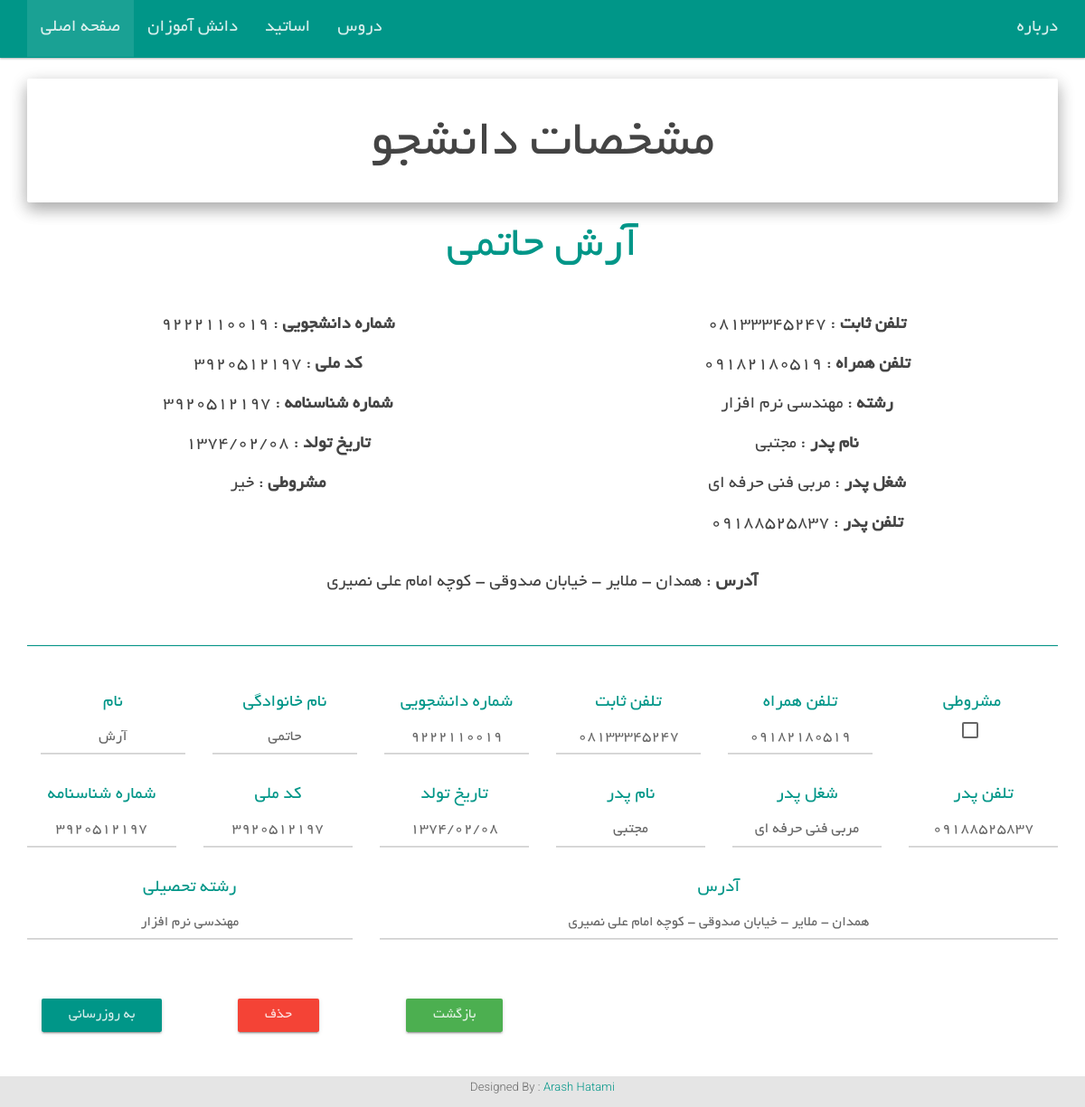
/students/4/, run on the app's committed database.
### school_manager/models.py (models this page shows, shortened)
class Student(models.Model):
	id = models.AutoField(primary_key=True)
	first_name = models.CharField("نام ", max_length=100,null=True)
	last_name = models.CharField("نام خانوادگی ",max_length=100,null=True)
	birthday = models.CharField("تاریخ تولد ",max_length=10,null=True)
	phone = models.CharField("تلفن ثابت ",max_length=20,null=True)
	mobile = models.CharField("تلفن همراه ",max_length=20,null=True)
	stno = models.CharField("شماره دانشجویی ",max_length=10,null=True)
	father_name = models.CharField("نام پدر ",max_length=100,null=True)
	father_job = models.CharField("شغل پدر ",max_length=100,null=True)
	father_phone = models.CharField("تلفن پدر ",max_length=20,null=True)
	id_code = models.CharField("شماره شناسنامه ",max_length=10,null=True)
	national_id = models.CharField("کد ملی ",max_length=10,null=True)
	address = models.CharField("آدرس ",max_length=200,null=True)
	study_field = models.CharField("رشته تحصیلی ",max_length=100,null=True)
	probation = models.BooleanField("مشروطی ",default=False)
	class Meta:
		ordering = ('id', 'first_name', 'last_name', 'stno', 'id_code', 'national_id', 'phone', 'mobile', 'father_name', 'father_phone', 'father_job', 'birthday', 'address', 'study_field', 'probation')

### school_manager/views.py (the view)
# urls.py: url(r'^students/(?P<student_id>[0-9]+)/$',views.StudentDetail,name='student_detail'),
def StudentDetail(request, student_id):
	list = get_object_or_404 ( Student, pk=student_id)
	return render(request, 'school_manager/students/student_detail.html', {'Student' : list})

### school_manager/templates/school_manager/students/student_detail.html (shortened to what this page needs)
{% load staticfiles %}
<!DOCTYPE html>
<html lang="en">
	<head>
		<link href="{% static "css/bootstrap.css" %}" rel="stylesheet">
		<link href="{% static "css/bootstrap-material-design.css" %}" rel="stylesheet">
		<link href="{% static "css/ripples.css" %}" rel="stylesheet">
		<link href="{% static "css/mine.css" %}" rel="stylesheet">
	</head>
	<body>
		<div class="navbar navbar-default">
			<div class="container-fluid">
				<div class="navbar-collapse collapse navbar-responsive-collapse">
					<ul class="nav navbar-nav">
						<li class="yekan-small active"><a href="{% url 'main' %}">صفحه اصلی</a></li>
						<li class="yekan-small"><a href="{% url 'student_index' %}">دانش آموزان</a></li>
						<li class="yekan-small"><a href="{% url 'teacher_index' %}">اساتید</a></li>
						<li class="yekan-small"><a href="{% url 'lesson_index' %}">دروس</a></li>
					</ul>
					<ul class="nav navbar-nav navbar-right">
						<li class="yekan-small"><a href="{% url 'about' %}">درباره</a></li>
					</ul>
				</div>
			</div>
		</div>
		<div class="container">
			<div class="jumbotron">
				<h1 style="text-align:center;" class="yekan-title">مشخصات دانشجو</h1>
			</div>
			<h1 style="text-align:center; color: #009688;" class="yekan-title">{{ Student.first_name }} {{ Student.last_name }}</h1></br>
			<div class="row">
				<div class="col-md-6" style="text-align=center;">
					<ul class="list-group">
						<li class="list-group-item" style="text-align:center;"><h4 class="yekan-small"><strong>شماره دانشجویی</strong> : {{ Student.stno }}</h4></li>
						<li class="list-group-item" style="text-align:center;"><h4 class="yekan-small"><strong>کد ملی</strong> : {{ Student.national_id }}</h4></li>
						<li class="list-group-item" style="text-align:center;"><h4 class="yekan-small"><strong>شماره شناسنامه</strong> : {{ Student.id_code }}</h4></li>
						<li class="list-group-item" style="text-align:center;"><h4 class="yekan-small"><strong>تاریخ تولد</strong> : {{ Student.birthday }}</h4></li>
						{% if Student.probation %}
							<li class="list-group-item" style="text-align:center;"><h4 class="yekan-small"><strong>مشروطی</strong> : بله</h4></li>
						{% else %}
							<li class="list-group-item" style="text-align:center;"><h4 class="yekan-small"><strong>مشروطی</strong> : خیر</h4></li>
						{% endif %}
					</ul>
				</div>
				<div class="col-md-6" style="text-align=center;">
					<ul class="list-group">
						<li class="list-group-item" style="text-align:center;"><h4 class="yekan-small"><strong>تلفن ثابت</strong> : {{ Student.phone }}</h4></li>
						<li class="list-group-item" style="text-align:center;"><h4 class="yekan-small"><strong>تلفن همراه</strong> : {{ Student.mobile }}</h4></li>
						<li class="list-group-item" style="text-align:center;"><h4 class="yekan-small"><strong>رشته</strong> : {{ Student.study_field }}</h4></li>
						<li class="list-group-item" style="text-align:center;"><h4 class="yekan-small"><strong>نام پدر</strong> : {{ Student.father_name }}</h4></li>
						<li class="list-group-item" style="text-align:center;"><h4 class="yekan-small"><strong>شغل پدر</strong> : {{ Student.father_job }}</h4></li>
						<li class="list-group-item" style="text-align:center;"><h4 class="yekan-small"><strong>تلفن پدر</strong> : {{ Student.father_phone }}</h4></li>
					</ul>
				</div>
			</div>
			<div class="row">
				<div class="col-md-12" style="text-align=center;">
					<ul class="list-group">
						<li class="list-group-item" style="text-align:center;"><h4 class="yekan-small"><strong>آدرس</strong> : {{ Student.address }}</h4></li>
					</ul>
				</div>
			</div>
			<hr class="divider">
			<form action="/students/{{ Student.id }}/update/" method="post" accept-charset="utf-8">
				<div class="form-vertical">
					<fieldset>
						<div class="col-md-2" style="text-align:center;">
							<label for="update_first_name"  class="yekan-small" style="text-align:center; color:#009688;">نام</label><br/>
							<input type="text" style="text-align:center;" class="form-control yekan-thin input-lg" name="update_first_name" id="update_first_name" value="{{ Student.first_name }}"/>
						</div>
						<div class="col-md-2" style="text-align:center;">
							<label for="update_last_name"  class="yekan-small" style="text-align:center; color:#009688;">نام خانوادگی</label><br/>
							<input type="text" style="text-align:center;" class="form-control yekan-thin input-lg" name="update_last_name" id="update_last_name" value="{{ Student.last_name }}" />
						</div>
						<div class="col-md-2" style="text-align:center;">
							<label for="update_stno"  class="yekan-small" style="text-align:center; color:#009688;">شماره دانشجویی</label><br/>
							<input type="text" style="text-align:center;" class="form-control yekan-thin input-lg" name="update_stno" id="update_stno" value="{{ Student.stno }}" />
						</div>
						<div class="col-md-2" style="text-align:center;">
							<label for="update_phone"  class="yekan-small" style="text-align:center; color:#009688;">تلفن ثابت</label><br/>
							<input type="text" style="text-align:center;" class="form-control yekan-thin input-lg" name="update_phone" id="update_phone" value="{{ Student.phone }}" />
						</div>
						<div class="col-md-2" style="text-align:center;">
							<label for="update_mobile"  class="yekan-small" style="text-align:center; color:#009688;">تلفن همراه</label><br/>
							<input type="text" style="text-align:center;" class="form-control yekan-thin input-lg" name="update_mobile" id="update_mobile" value="{{ Student.mobile }}"/>
						</div>
						<div class="col-md-2" style="text-align:center;">
							<label for="update_probation"  class="yekan-small" style="text-align:center; color:#009688;">مشروطی</label><br/>
							{% if Student.probation %}
								<input type="checkbox" name="update_probation" id="update_probation" value="{{ Student.probation }}" checked/>
							{% else %}
								<input type="checkbox" name="update_probation" id="update_probation" value="{{ Student.probation }}" unchecked/>
							{% endif %}
						</div>
					</fieldset>
				</div>
				<div class="row">
					<div class="col-md-2" style="text-align:center;">
						<label for="update_id_code"  class="yekan-small" style="text-align:center; color:#009688;">شماره شناسنامه</label><br/>
						<input type="text" style="text-align:center;" class="form-control yekan-thin input-lg" name="update_id_code" id="update_id_code" value="{{ Student.id_code }}"/>
					</div>
					<div class="col-md-2" style="text-align:center;">
						<label for="update_national_id"  class="yekan-small" style="text-align:center; color:#009688;">کد ملی</label><br/>
						<input type="text" style="text-align:center;" class="form-control yekan-thin input-lg" name="update_national_id" id="update_national_id" value="{{ Student.national_id }}"/>
					</div>
					<div class="col-md-2" style="text-align:center;">
						<label for="update_birthday"  class="yekan-small" style="text-align:center; color:#009688;">تاریخ تولد</label><br/>
						<input type="text" style="text-align:center;" class="form-control yekan-thin input-lg" name="update_birthday" id="update_birthday" value="{{ Student.birthday }}"/>
					</div>
					<div class="col-md-2" style="text-align:center;">
						<label for="update_father_name"  class="yekan-small" style="text-align:center; color:#009688;">نام پدر</label><br/>
						<input type="text" style="text-align:center;" class="form-control yekan-thin input-lg" name="update_father_name" id="update_father_name" value="{{ Student.father_name }}"/>
					</div>
					<div class="col-md-2" style="text-align:center;">
						<label for="update_father_job"  class="yekan-small" style="text-align:center; color:#009688;">شغل پدر</label><br/>
						<input type="text" style="text-align:center;" class="form-control yekan-thin input-lg" name="update_father_job" id="update_father_job" value="{{ Student.father_job }}"/>
					</div>
					<div class="col-md-2" style="text-align:center;">
						<label for="update_father_phone"  class="yekan-small" style="text-align:center; color:#009688;">تلفن پدر</label><br/>
						<input type="text" style="text-align:center;" class="form-control yekan-thin input-lg" name="update_father_phone" id="update_father_phone" value="{{ Student.father_phone }}"/>
					</div>
				</div>
				<div class="row">
					<div class="col-md-4" style="text-align:center;">
						<label for="update_study_field"  class="yekan-small" style="text-align:center; color:#009688;">رشته تحصیلی</label><br/>
						<input type="text" style="text-align:center;" class="form-control yekan-thin" name="update_study_field" id="update_study_field" value="{{ Student.study_field }}"/>
					</div>
					<div class="col-sm-8" style="text-align:center;">
						<label for="update_address"  class="yekan-small" style="text-align:center; color:#009688;">آدرس</label><br/>
						<input type="text" style="text-align:center;" class="form-control yekan-thin" name="update_address" id="update_address" value="{{ Student.address }}"/>
					</div>
				</div>
				<div class="row">
					<div class="col-md-2" style="text-align:center;">
						<input type="submit" class="btn btn-raised btn-primary btn-lg yekan-small" value="به روزرسانی"/>
					</div>
					<div class="col-md-2" style="text-align:center;">
						<a href="delete/" class="btn btn-raised btn-danger btn-lg yekan-small"/>حذف</a>
					</div>
					<div class="col-md-2" style="text-align:center;">
						<a href="../../students" class="btn btn-raised btn-success btn-lg yekan-small">بازگشت</a>
					</div>
				</div>
			</form>
		</div>
		<footer class="footer">
			<div class="container">
				<p class="calibri">Designed By : <a href="http://arash-hatami.ir" target="blank">Arash Hatami</a></p>
			</div>
		</footer>
	</body>
</html>

### school_manager/static/css/mine.css (style rules this page uses)
body { background: url('../img/bg.png') }
.yekan-title { font-family: yekan; font-size: 50px; }
.yekan-small { font-family: yekan; font-size: 20px; }
.yekan-thin { font-family: yekan; font-size: 18px; }
.divider { height: 1px; width: 100%; display: block; margin: 1px 0; overflow: hidden; background-color: #009688; }
footer { position: fixed; bottom: 0; width: 100%; height: 34px; background-color: #e5e5e5; text-align: center; }

### data on the page
Student: first_name "آرش", last_name "حاتمی", stno "9222110019", national_id "3920512197", id_code "3920512197", birthday "1374/02/08", phone "08133345247", mobile "09182180519", study_field "مهندسی نرم افزار", father_name "مجتبی", father_job "مربی فنی حرفه ای", father_phone "09188525837", address "همدان - ملایر - خیابان صدوقی - کوچه امام علی نصیری", update_first_name "آرش", update_last_name "حاتمی", update_stno "9222110019", update_phone "08133345247", update_mobile "09182180519", update_id_code "3920512197", update_national_id "3920512197", update_birthday "1374/02/08", update_father_name "مجتبی", update_father_job "مربی فنی حرفه ای", update_father_phone "09188525837", update_study_field "مهندسی نرم افزار", update_address "همدان - ملایر - خیابان صدوقی - کوچه امام علی نصیری"
